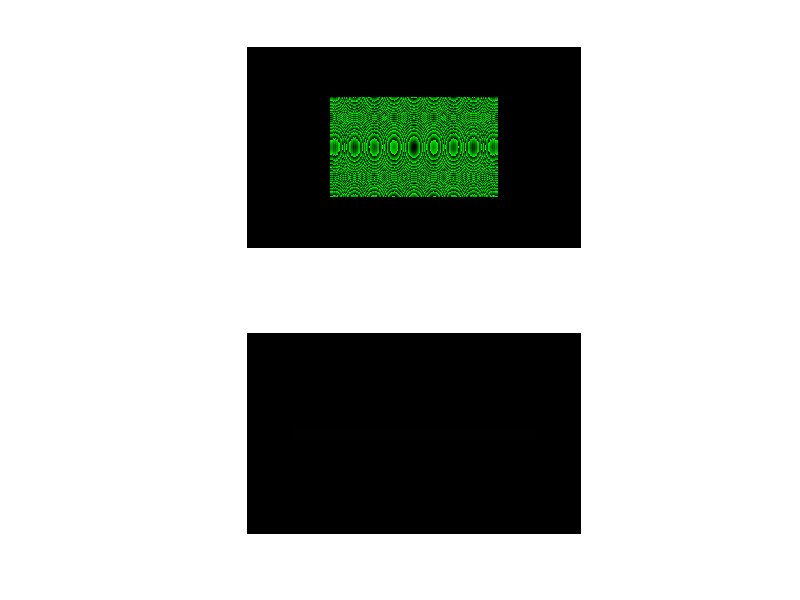

MATLAB code for this plot: (Note: this script raises an error after producing the figure.)

ss = 2;
    slm_mask = false(1152*ss, 1920*ss);
    slm_mask(1152*ss/2-1152/2+1:1152*ss/2+1152/2,1920*ss/2-1920/2+1:1920*ss/2+1920/2)=true;
    
% %-------------------------------------------------------
% calculate input beam or input intensity,
% in this example a gaussian beam was selected, 
% clear all; close all;


	x = linspace(-15,15,1920*ss);
	y = linspace(-10,10,1152*ss);
	[X,Y] = meshgrid(x,y);
	x0 = 0;     		% center
	y0 = 0;     		% center
	sigma = 2; 			% beam waist
	A = 1;      		% peak of the beam 
	res = ((X-x0).^2 + (Y-y0).^2)./(2*sigma^2);
	input_intensity = A  * exp(-res).*slm_mask;
    input_intensity = input_intensity/sqrt(sum(input_intensity.^2,[1 2]));
    power = sum(fft2(input_intensity).^2,[1 2]);
% 	surf(input_intensity);
% 	shading interp 
%---------------------------------------------------------
% 	Target=double(rgb2gray(imread('ThorLabsDog.png')));
% 	Target=1-double(Target);
	 Target = ones(1000,1000);
    m=4;
    n=4;
    Target = padarray(imresize(Target,floor([1152*ss/n 1920*ss]/m)),[ceil(1152*ss*(1-1/m*1/n)/2) ceil(1920*ss*(1-1/m)/2)],'both');
    Target = imresize(Target,[1152*ss 1920*ss]);
    Target = circshift(Target,[0 0]);
    Target = Target/sum(Target,[1 2])*power;
    Target_sqrt = sqrt(Target);
    s_mask = Target>0;
    f_mask = Target==0;
    m=.6;
    
    x = (linspace(-1920*ss/2,1920*ss/2,1920*ss));
    y = (linspace(-1152*ss/2,1152*ss/2,1152*ss));
    [X,Y] = meshgrid(x,y);
    R = .4e-3; a = .75;
    A = 4*R*(a*X.^2+(1-a)*Y.^2);
    A = mod(A,2*pi).*slm_mask;
    
    B = abs(input_intensity) .* exp(1i*A);
    C = fftshift(fft2(B));
    C_abs = abs(C);

    D = (m*abs(Target_sqrt.*s_mask) - (1-m)* C_abs.*f_mask).*exp(1i*angle(C));
    
   figure(122);subplot(2,1,1);imshowpair(A,abs(input_intensity));subplot(2,1,2);imshowpair(abs(C),abs(Target))
    
    %   
    %   D = abs(Target_sqrt) .* exp(1i*angle(C));
    A = ifft2(fftshift(D));
    

	error = [];
A = gpuArray(A);
Target = gpuArray(Target);
Target_sqrt = gpuArray(Target_sqrt);
input_intensity = gpuArray(input_intensity);
s_mask = gpuArray(s_mask);
f_mask = gpuArray(f_mask);
%%
	iteration_num = 200;
    tic;
for i=1:iteration_num
  B = abs(input_intensity) .* (A)./(abs(A));%
%   B = abs(input_intensity) .* exp(1i*angle(A));
  C = fftshift(fft2(B));

  D = (m*abs(Target_sqrt.*s_mask) - (1-m)* abs(C).*f_mask).*(C)./(abs(C));%
% D = (m*abs(Target_sqrt.*s_mask) - (1-m)* abs(C).*f_mask).* exp(1i*angle(C));
  A = ifft2(fftshift(D));
  error = [error; sum(sum(abs(1.32*abs(C) - abs(Target))))];
%   i 
%   figure(10);clf;imshow(angle(D),[]);pause
end
toc;
A = gather(A);
C = gather(C);
figure(123);clf;plot(error)
%%


x = (linspace(-1920/2,1920/2,1920))*9.2e-3;
y = (linspace(-1152/2,1152/2,1152))*9.2e-3;
[X,Y] = meshgrid(x,y);
theta = 45;
Gx = 1/(4/1920*max(X(:)*2));
Gy = 1/(4/1152*max(Y(:)*2));
lambda = .594e-3;
k=2*pi/lambda;
f=3000; %mm
% figure(101);clf;
% surf(abs(fftshift(fft2(fftshift(abs(input_intensity) .* exp(1i*pic_fft))))),'edgecolor','none');shading interp
% xlim([1200 1600]);ylim([200 400])
pic_fft_out = angle(A);
pic_fft_out = reshape(pic_fft_out(slm_mask),1152,1920);

% figure(100);clf;imshow(mod(pic_fft_out,2*pi),[])
% figure(100);clf;imshow(mod(pic_fft_out,2*pi),[])
% pic_fft_out = mod(pic_fft_out+ 2*pi*Gx*X-2*pi*Gy*Y,2*pi); % blaze
pic_fft_out = mod(pic_fft_out+ 2*pi*Gx*X-2*pi*Gy*Y + k/2/f*(X.^2+Y.^2),2*pi); % blaze + lens

figure(101);clf
imshow(abs(C),[])
% imshow(abs(fftshift(fft2(fftshift(abs(input_intensity_r) .* exp(1i*angle(A)))))),[]);
% % imshow(input_intensity,[])
% % imshow(abs(fftshift(fft2(fftshift(abs(input_intensity) .* exp(1i*pic_fft_out))))),[]);


pic_fft_out = uint8(mat2gray(pic_fft_out)*255);
% figure(100);clf;imshow(pic_fft_uint8,[])
imwrite(pic_fft_out,'C:\Program Files\Meadowlark Optics\Blink 1920 HDMI\Image Files\square_400_strip_MRAF_ss.bmp')